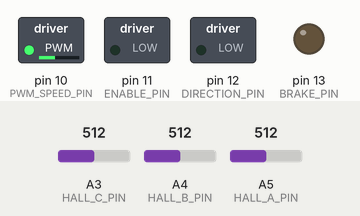
Recording of a program running on a simulated Arduino Uno, built with avr-gcc and run on an emulated ATmega328P. On the bench: switched loads named in the program (green lamp = pin HIGH), output pins drawn as LEDs (lit = HIGH). Inputs (shaded band) come from the test bench; at power-on: A3 (HALL_C_PIN) = 512, A4 (HALL_B_PIN) = 512, A5 (HALL_A_PIN) = 512. What the program prints to the serial monitor is not drawn.

Above: at 0.1 s.
Timing chart, 0 to 1.6 s (numbered marks = the images above):
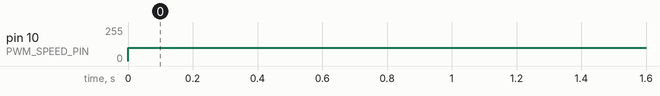

The program:

main.cpp
```cpp
/*
// 통신 제어 코드
#include <Arduino.h>
#include "packet.h"   // 구조체, 함수 선언

void setup() {
  // Modbus 통신 초기화
  initModbus();

  // 초기 속도 한번 세팅 예시 (0~1000 사이 값, 매뉴얼에 따라 다름)
  // 예: 300 (30%), 혹은 1000이면 최대속도 등등
  writeMotorSpeed(300);
}

void loop() {
  static MotorData motorData;

  // 1) 모터 데이터 읽기
  if (readMotorData(motorData)) {
    // 2) 값 출력
    Serial.print("RPM: ");
    Serial.print(motorData.rpm);
    Serial.print(" | Current: ");
    Serial.println(motorData.current);
  }

  // 필요 시, 주기적으로 속도 변경 예시
  // writeMotorSpeed(500);

  delay(1000); // 1초
}
*/

/*
******************************************************
 * Example Arduino code for Motor Driver Control
 *
 * 핀 매핑:
 * - 모터 제어 (Digital)
 *   PWM_SPEED_PIN   = 10
 *   ENABLE_PIN      = 11
 *   DIRECTION_PIN   = 12
 *   BRAKE_PIN       = 13
 *
 * - 피드백 (Analog)
 *   HALL_A_PIN      = A5
 *   HALL_B_PIN      = A4
 *   HALL_C_PIN      = A3
 *   ALARM_OUT_PIN   = A2
 *   FG_OUT_PIN      = A1
 *   V33_OUT_PIN     = A0  (3.3V 출력 확인 용도? 실제로는 내부 레퍼런스일 가능성)
 *
 * - 직렬 통신
 *   MotorDriver TX  -> Arduino RX(1)
 *   MotorDriver RX  -> Arduino TX(0)
 *   MotorDriver GND -> Arduino GND (또는 공통접지)
 *
 *  본 코드는 기본적인 모터 제어와 센서 피드백 확인에 대한 예시입니다.
 *******************************************************/

#include <Arduino.h>

// 핀 정의
const int PWM_SPEED_PIN   = 10;  // 모터 속도 제어용 PWM 출력
const int ENABLE_PIN      = 11;
const int DIRECTION_PIN   = 12;
const int BRAKE_PIN       = 13;

// 아날로그 입력 (Hall 센서, Alarm, FG 등)
const int HALL_A_PIN      = A5;
const int HALL_B_PIN      = A4;
const int HALL_C_PIN      = A3;
const int ALARM_OUT_PIN   = A2;
const int FG_OUT_PIN      = A1;
const int V33_OUT_PIN     = A0; // 3.3V 출력(레퍼런스 측정값)

// 직렬 통신: 아두이노의 하드웨어 시리얼(0,1) 사용
//   -> MotorDriver TX = Arduino RX(1)
//   -> MotorDriver RX = Arduino TX(0)
//   주의: USB Serial 모니터 사용 시 동시에 사용할 경우 충돌 가능성 있음

// 모터 속도(0~255, 아날로그Write 8비트 해상도)
int motorSpeed = 100;

void setup() {
  // 디버그용 시리얼 모니터 초기화
  Serial.begin(115200);

  // 핀 모드 설정
  pinMode(PWM_SPEED_PIN, OUTPUT);
  pinMode(ENABLE_PIN, OUTPUT);
  pinMode(DIRECTION_PIN, OUTPUT);
  pinMode(BRAKE_PIN, OUTPUT);

  // 아날로그 입력 핀은 기본적으로 입력으로 설정되므로 별도 pinMode 불필요
  // pinMode(HALL_A_PIN, INPUT);
  // ...


  // 초기 상태 설정
  digitalWrite(ENABLE_PIN, LOW);     // 모터 정지(ENABLE off)
  digitalWrite(DIRECTION_PIN, LOW);  // 예: 정방향
  digitalWrite(BRAKE_PIN, LOW);      // BRAKE off
}

void loop() {
  // 1) 모터 속도 제어 (PWM 출력)
  analogWrite(PWM_SPEED_PIN, motorSpeed);

  // 2) Hall 센서, Alarm, FG 등 피드백 읽기
  int hallA  = analogRead(HALL_A_PIN);
  int hallB  = analogRead(HALL_B_PIN);
  int hallC  = analogRead(HALL_C_PIN);
  // int alarm  = analogRead(ALARM_OUT_PIN);
  // int fg     = analogRead(FG_OUT_PIN);
  // int v33Val = analogRead(V33_OUT_PIN);

  // 3) 시리얼 모니터로 출력 (디버그/확인)
  // Serial.print("Motor Speed: ");
  // Serial.print(motorSpeed);
  // Serial.print(" | Hall(A,B,C): ");
  Serial.print(hallA); Serial.print(",");
  Serial.print(hallB); Serial.print(",");
  Serial.println(hallC);
  // Serial.print(" | Alarm: ");
  // Serial.print(alarm);
  // Serial.print(" | FG: ");
  // Serial.print(fg);
  // Serial.print(" | 3.3V ref: ");
  // Serial.println(v33Val);

  // 4) 예시: 브레이크/방향/속도 변경 등
  //   필요 시 루프 내에서 조건에 따라 값을 바꿀 수 있습니다.
  //   여기서는 단순 예시로 속도를 증가/감소 시켜볼 수도 있습니다.

  // 간단한 예: motorSpeed를 서서히 변화
  // motorSpeed += 1;
  if (motorSpeed > 255) { // 255가 최댓값이 구나,  아날로그  input 이 0 ~ 255 니까
    motorSpeed = 0;
  }

  delay(10); // 주기(속도 등 확인)
}

/*******************************************************
 * 추가 예시 함수들
 *******************************************************/

// 모터 구동 Enable/Disable
void setMotorEnable(bool enable) {
  if (enable) {
    digitalWrite(ENABLE_PIN, LOW);
  } else {
    digitalWrite(ENABLE_PIN, HIGH);
  }
}

// 모터 방향 설정
void setMotorDirection(bool dir) {
  // dir = false -> LOW  (정방향)
  // dir = true  -> HIGH (역방향)
  digitalWrite(DIRECTION_PIN, !dir ? HIGH : LOW);
}

// 모터 브레이크 설정
void setMotorBrake(bool brakeOn) {
  digitalWrite(BRAKE_PIN, brakeOn ? HIGH : LOW);
}

// 모터 속도 설정 (0~255)
void setMotorSpeed(int speedVal) {
  if (speedVal < 0) speedVal = 0;
  if (speedVal > 255) speedVal = 255;
  analogWrite(PWM_SPEED_PIN, speedVal);
}
```

Measured:
- by itself, pin 10 (PWM_SPEED_PIN): 0/255 → 100/255 at 0.00 s
